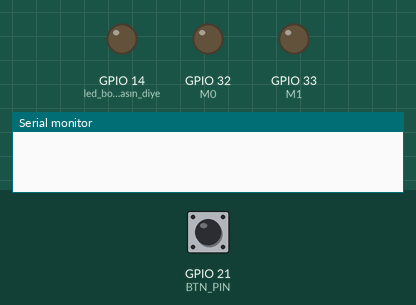
Simulated run of this sketch. Board: ESP32. Shown: output pins drawn as LEDs (lit = HIGH), the last lines printed to the serial monitor. The inputs (shaded band) are chosen by the test bench; at power-on: GPIO 21 (BTN_PIN) HIGH. The modem accepts every AT command (registered, SIM ready, sends succeed) and sends nothing else.

Above: at 0.0 s.
At 7.1 s:
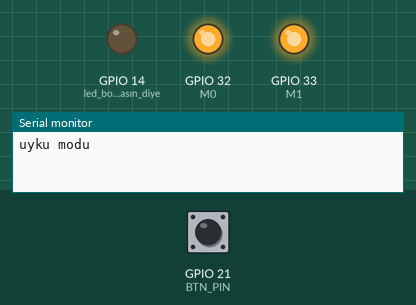
At 12.6 s:
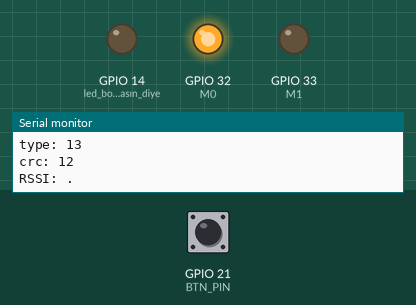
12.7 s: GPIO 21 (BTN_PIN) pulled LOW for 0.15 s
Timing chart, 0 to 15.7 s (numbered marks = the images above; inputs shaded):
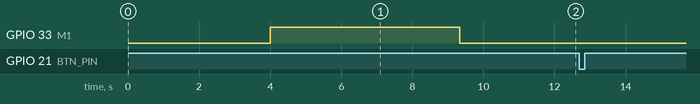

The sketch:

Ground_Station_Lora.ino
```cpp
#include <HardwareSerial.h>
#define M0 32 //  3in1 PCB mizde pin 7
#define M1 33 //  3in1 PCB mizde pin 6
#define RX 27 //  Lora nın 3. pini RX in ESP32 de hangi pine bağlı olduğu
#define TX 35 //  Lora nın 4. pini TX in ESP32 de hangi pine bağlı olduğu

#define BTN_PIN 21
#define EMERGENCY_CRC 21
#define OK_CRC 12
#define LORA_OK 42
#define LORA_EMERGENCY 24

uint8_t emergency_flag = 0;
uint8_t connection_flag = 0;
uint8_t command = 0;

bool Ayarmode = true; // true yapılınca lora modülünün parametre ayarları değişerek işe başlar
                      // false a getirilirse ayar vermeden direk mesajlajmayı başlatır.
                      // tavsiyem true da kalmasıdır. Her başlangıçta modülün parametre ayarlarınıda
                      // kontrol etmiş olursunuz bu şekilde.

HardwareSerial fixajSerial(1);

unsigned long kanalBekleme_sure = 0;
int kanalBekleme_bekleme = 3000;

unsigned long kanalBekleme_sure_RESTART = 0;
unsigned long kanalBekleme_bekleme_RESTART = 100000; // node ağa 60sn içinde bağlanamazsa
                                                     // esp kendine reset atıyor. Birnevi watchdog gibi

byte e = 0;
String receivedData = "";

struct Signal
{
  uint8_t type[30];
  uint8_t crc;
} mesaj;

//............AYARLAR..............
const char *ayarlar2[] = {"AT+WMCFG=1",     // 0 coordinatör, 1 Node, 4 default
                          "AT+PIDCFG=1453", // ağ şifresi
                          "AT+CNCFG=0",     // the channels are only 0,1,2,3,4,5,6 and 128.
                          "AT+TFOCFG=3",    // 0 boardcast gibi, 1 data+long adres, 3 data+ RSSI
                          "AT+TFICFG=0",    // 0 input broadcast, 1 short adres + data, 2 long adres + data
                          "AT+RSCFG=63",    // Node ağa bağlanmazsa yeniden başlat (80-60=20sn sonra)
                          "AT+IOCFG=1",     // push pull 0 yaparsanız enerji verimlili adına ledleri kapatır.
                          "AT+PWCFG=1",     // iletim gücü 30dbm, 0 yapılınca maximum ama uzun kullandım modüle zararlı
                          "AT+TLCFG=3",     // güç tüketim modu maximum, default 2
                          "AT+TMCFG=0",     // Long Range Haberleşme
                          "AT+RSTART"};

void btn_pressed_callback()
{
  Serial.println("rising_cb");
  emergency_flag = 1;
}

void btn_depressed_callback()
{
  Serial.println("falling_cb");
  emergency_flag = 0;
}

void setup()
{
  Serial.begin(115200);
  while (!Serial)
  {
    ; // wait for serial port to connect. Needed for native USB
  }
  delay(2000);

  fixajSerial.begin(115200, SERIAL_8N1, TX, RX);
  while (!fixajSerial)
  {
    ; // wait for serial port to connect. Needed for native USB
  }
  delay(2000);

  pinMode(M0, OUTPUT);
  pinMode(M1, OUTPUT);
  digitalWrite(M0, 1); // ayar modu , Uyku modu
  digitalWrite(M1, 1);
  delay(3000);
  Serial.println("uyku modu");
  pinMode(14, OUTPUT); // led boşuna yanmasın diye, esp32 bug
  while (fixajSerial.available())
  {
    fixajSerial.read(); // buffer ı boşalt
  }
  /*
  burada mantık şu önce mevcut ayarları getiriyor..
  sonra istenilen şekilde parametre ayarları yeniden veriliyor..
  sonra yeni ayarları ekrana yazdırıyor, verdiğiniz ayarlar sağlıklı şekilde kaydedilmiş mi
  kontrol edesiniz diye. Sonrasında Loop içerisinde mesajlaşma ve dinleme başlıyor.
  */

  // ayarDegis();
  if (ayarDegis2())
  {
    Serial.println("Ayarlar doğru bir şekilde kayıt edildi.");
  }
  else
  {
    Serial.println("HATA - Ayarlar kaydedilemedi.");
  }
  mevcutAyarlar();

  digitalWrite(M0, 1); //  coordinator mode m0=0, m1=0  |  normal mode m0=1, m1=0
  digitalWrite(M1, 0);
  delay(2000);
  // RESET();       //E70 parametre ayarlarını sıfırlar.

  Serial.println("Fixaj.com baslat...TEST OKUMA Node");
  delay(100);

  attachInterrupt(digitalPinToInterrupt(BTN_PIN), btn_pressed_callback, RISING);
  attachInterrupt(digitalPinToInterrupt(BTN_PIN), btn_depressed_callback, FALLING);
}

void loop()
{

  if (millis() > kanalBekleme_sure + kanalBekleme_bekleme)
  {
    kanalBekleme_sure = millis();
    if (emergency_flag == 0)
      command = LORA_OK;
    else
      command = LORA_EMERGENCY;

    mesaj.type[0] = command;
    mesaj.crc = (command == LORA_OK) ? OK_CRC : EMERGENCY_CRC;
    gonder(&mesaj);
    Serial.println(command);
    Serial.println("Mesaj Gönderildi");
  }

  connection_flag = 0;

  while (fixajSerial.available())
  {
    receive(&mesaj);
    Serial.print("type: ");
    Serial.println(mesaj.type[0]);
    Serial.print("crc: ");
    Serial.println(mesaj.crc);

    Serial.print("RSSI: ");
    while (fixajSerial.available())
    {
      Serial.print(fixajSerial.read(), DEC);
    }
    Serial.println(".");

    if (mesaj.crc != OK_CRC)
      Serial.println("CRC_ERROR");
    else
    {
      if (mesaj.type[0] == LORA_OK)
      {
        Serial.println("CONNECTION_OK");
        connection_flag = 1;
      }

      kanalBekleme_sure_RESTART = millis(); // yeniden başlatmayı durdur
    }

    // bazen node lar ağa bağlanamıyor 60sn sonra esp hard reset yapıcak.

    if (millis() > kanalBekleme_sure_RESTART + kanalBekleme_bekleme_RESTART)
    {
      kanalBekleme_sure_RESTART = millis();

      fixajSerial.print("++");
      delay(100);
      fixajSerial.print("+++"); // Ayarlar ekranına giriş
      delay(100);
      fixajSerial.println("AT+RSTART");
      delay(5000);

      // Restart ESP
      ESP.restart();

      Serial.println("ESP Yeniden Baslatiliyor...");
    }
  }
}
  void mevcutAyarlar()
  {
    // Ayarlar ekranına giriş
    fixajSerial.print("+");
    delay(100);
    fixajSerial.print("+++");
    delay(100);

    const char *ayarlar[] = {"AT+CNCFG=?",
                             "AT+WMCFG=?",
                             "AT+PWCFG=?",
                             "AT+TFOCFG=?",
                             "AT+TFICFG=?",
                             "AT+TMCFG=?",
                             "AT+PIDCFG=?",
                             "AT+DMCFG=?",
                             "AT+RSCFG=?",
                             "AT+UBCFG=?",
                             "AT+UPCFG=?",
                             "AT+IOCFG=?",
                             "AT+VER",
                             "AT+TLCFG=?",
                             "AT+DINFO=SELFS",
                             "AT+DINFO=SELFE"};

    const char *ayarlartr[] = {"Frekans Seçenekleri [Kanal]: 0,1,2,3,4,5,6 and 128 (her frekans 14s de olmayabilir) ,",
                               "Mod: 0- coordinatör, 1- Node, 4- default, ",
                               "Sinyal Gücü: 0- En yğksek [31.5 dbm ] Önerilen 1 olması [30dbm]",
                               "Gelen verinin Formatı:0-data, 1- data+ID adres, 3- data+RSSI, 5- Data+ID Adres+RSSI",
                               "Giden Verinin Formatı: 0- Broadcast, 2- ID adres+data",
                               "Gönderim Modu: 0- LORA, 1- GFSK, 0 olmalı",
                               "Ag sifresi 0-65535 arasi",
                               "Uyku modu aralığı 0-60 arası",
                               "Eğer node her hangi bir ağa bağlanmaz ise kendini belirli süre sonra resetlesin (süre 60 dan büyük olmalı)",
                               "Baud rate: 7-115200",
                               "Parity",
                               "0-push pull 1-open drain",
                               "Modülün Versiyonu",
                               "concurrency performans 0-low 1,2,3-highest (aynı anda veri gönderen nokta çok ise high yapın, enerji tüketimi artar)",
                               "Ağ daki sırası, bir ağa bağlı ise",
                               "Uzun adres yada id Adres bu adres her çipe özeldir değişmez"};

    for (int i = 0; i < sizeof(ayarlar) / sizeof(ayarlar[0]); i++)
    {

      fixajSerial.println(ayarlar[i]);
      delay(100);

      while (fixajSerial.available())
      {
        Serial.write(fixajSerial.read());
      }

      Serial.println(ayarlartr[i]);
      Serial.println("");
    }

    fixajSerial.println("AT+EXIT");
    delay(200);
  }

  bool ayarDegis2()
  {
    // Ayarlar ekranına giriş
    fixajSerial.print("+");
    delay(100);
    fixajSerial.print("+++");
    delay(100);

    while (fixajSerial.available())
    {
      receivedData = fixajSerial.readStringUntil('\n'); // Satır sonuna kadar olan veriyi oku
      receivedData.trim();
      if (receivedData == "Enter AT Mode")
      {
        Serial.println("AT Moduna Giriş Yapıldı");

        for (int i = 0; i < sizeof(ayarlar2) / sizeof(ayarlar2[0]); i++)
        {

          fixajSerial.println(ayarlar2[i]);
          delay(200);

          while (fixajSerial.available())
          {
            Serial.write(fixajSerial.read());
          }
        }
        delay(5000); // e70 yeniden başlatmak için gerekli.
        return true;
      }

      else
      {
        Serial.println("HATA- AT Modu Girişi Bekleniyor...");
        Serial.println(receivedData);
      }
    }
    fixajSerial.println("AT+EXIT");
    delay(100);

    return false; // parametre ayarları verilemediği için ağa bağlanma hatası olacaktır.
  }

  void RESET()
  {
    if (Ayarmode)
    {
      fixajSerial.print("+");
      delay(100);
      fixajSerial.print("+++"); // Ayarlar ekranına giriş
      delay(100);
      fixajSerial.println("AT+DFCFG"); // Fabrika ayarları geri getir
      delay(100);

      Serial.println("Reset Atildi, Mevcut Ayarlar Getiriliyor..");
      delay(3000);
      mevcutAyarlar();
    }
  }

  void gonder(Signal * mdata)
  {
    fixajSerial.write((uint8_t *)mdata, sizeof(Signal));
  }

  bool receive(Signal * mdata)
  {
    return (fixajSerial.readBytes((uint8_t *)mdata, sizeof(Signal)) == sizeof(Signal));
  }
```
